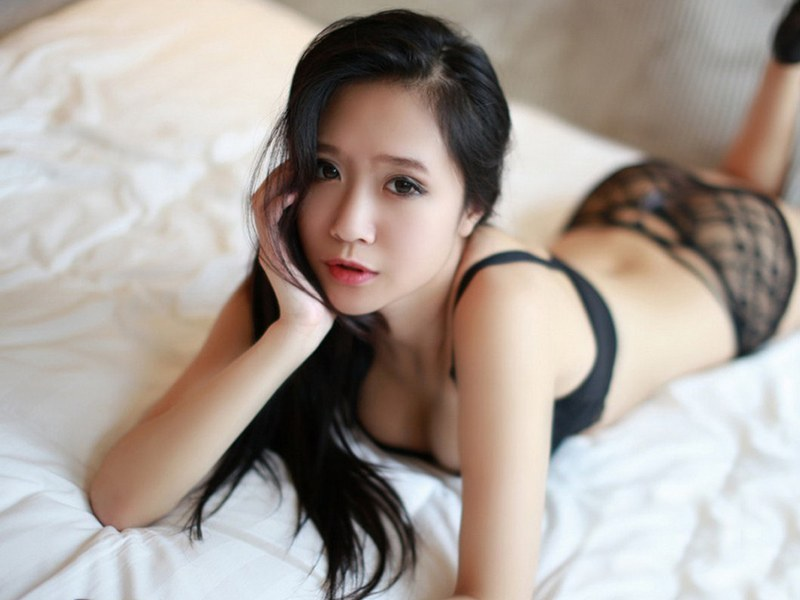
#> input picture 27.灰度直方图/image0.jpg, 800 x 600 px
$ python '彩色直方图.py'
#> lines starting #> are read from the running program, lines starting #| are printed output that depends on the picture
# -*- coding: utf-8 -*-
# -*- coding: utf-8 -*-
"""
Created on Sun Feb 10 09:56:47 2019

@author: miss.j
"""
# x->300-500
# y->400-500
import cv2
import numpy as np
from random import randint
import math
import matplotlib.pyplot as plt
def main():

    img0 = cv2.imread("image0.jpg",1)
#> img0 is the input picture: shape (600, 800, 3); mean B, G, R 152.6, 159.6, 169.6
    height = img0.shape[0]
#> height = 600

    width = img0.shape[1]
#> width = 800
    countB = np.zeros(256, np.float32)
    countG = np.zeros(256, np.float32)
    countR = np.zeros(256, np.float32)
    for i in range(height):
        for j in range(width):
            (b, g, r) = img0[i, j]
            countB[b] = countB[b] +1
            countG[g] = countG[g] +1
            countR[r] = countR[r] +1
#> after the loop, countB = 256 values, max 5525 at index 217, min 566 at index 255, mean 1875; countG = 256 values, max 6193 at index 230, min 0 at index 254, mean 1875; countR = 256 values, max 7183 at index 236, min 0 at index 255, mean 1875
    for i in range(256):
       countB[b] = countB[b] / (width * height)
       countG[b] = countG[b] / (width * height)
       countR[b] = countR[b] / (width * height)
#> after the loop, countB = 256 values, max 5525 at index 217, min 0 at index 246, mean 1865.5; countG = 256 values, max 6193 at index 230, min 0 at index 246, mean 1860.8; countR = 256 values, max 7183 at index 236, min 0 at index 246, mean 1868.2


    x = np.linspace(0, 256, 256)
    cv2.imshow("src", img0)
    plt.bar(x, countB, 0.9, alpha = 1, color = 'b')
    plt.show()
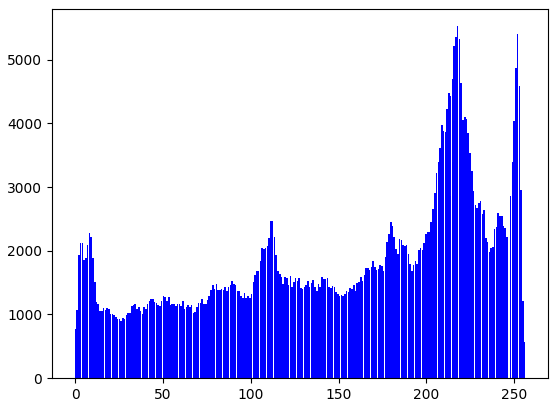
#> figure drawn by matplotlib, 1 panel; tallest bar 5525 high, from x = 217.4 to 218.3
    plt.bar(x, countG, 0.9, alpha = 1, color = 'g')
    plt.show()
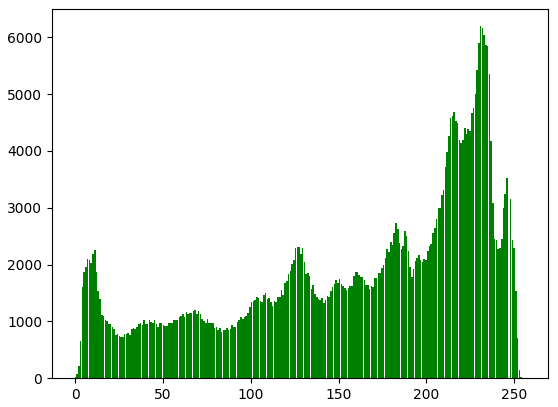
#> figure drawn by matplotlib, 1 panel; tallest bar 6193 high, from x = 230.5 to 231.4
    plt.bar(x, countR, 0.9, alpha = 1, color = 'r')

    plt.show()
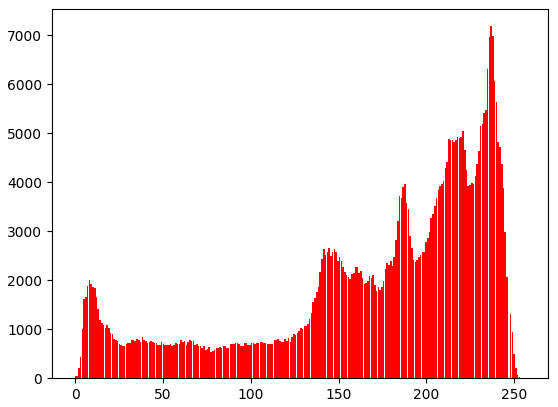
#> figure drawn by matplotlib, 1 panel; tallest bar 7183 high, from x = 236.5 to 237.4
    cv2.waitKey(0)
    Info = img0.shape
#> Info = (600, 800, 3)

if __name__ == "__main__":
    main()
